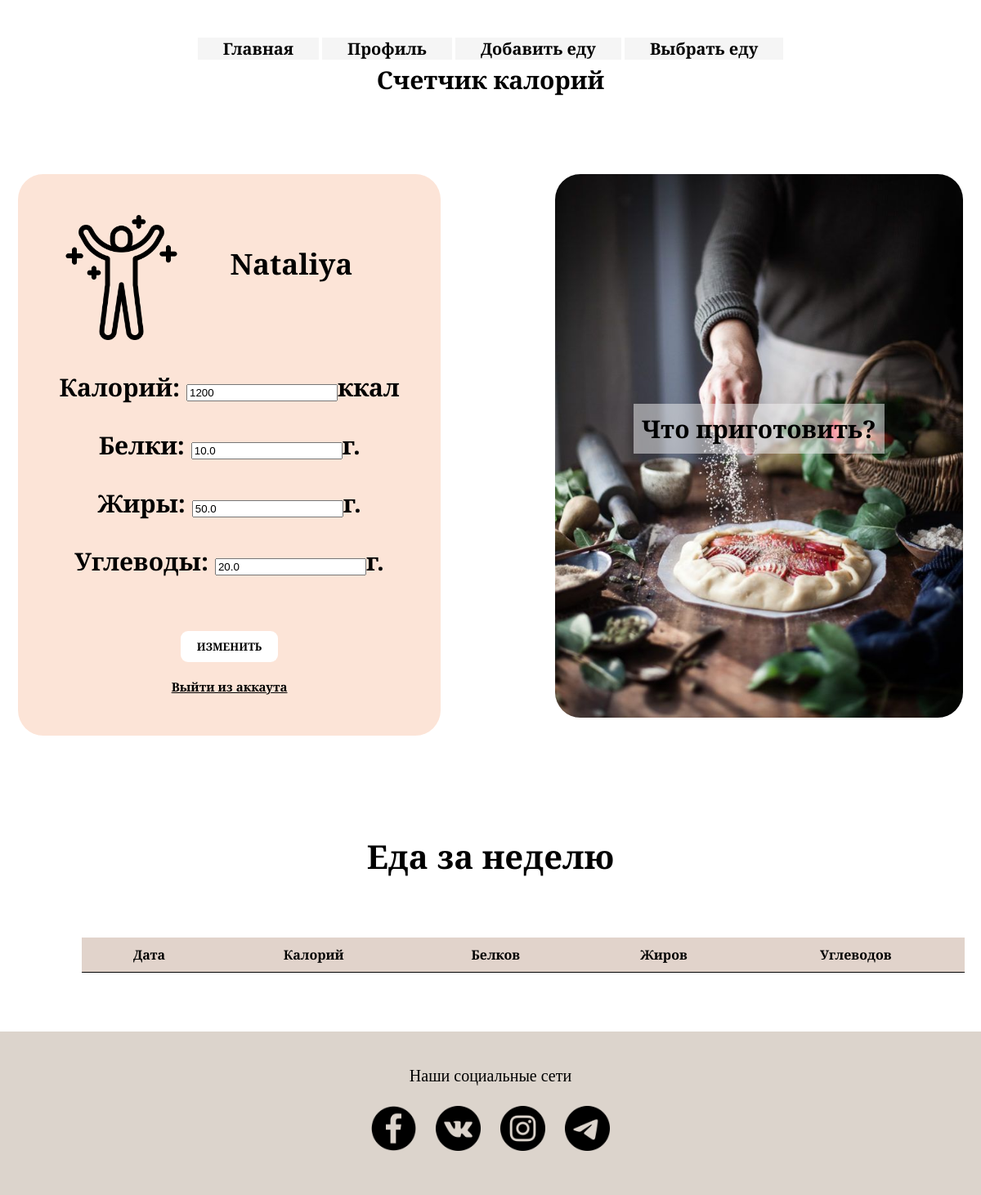
Screenshot of /profile/ (signed in) with the database file from the repository.
### calories/models.py (models this page shows, shortened)
class Profile(models.Model):
    person_of = models.ForeignKey(User, null=True, on_delete=models.CASCADE)
    calorie_count = models.FloatField(default=0, null=True, blank=True)
    proteins_count = models.FloatField(default=0)
    fats_count = models.FloatField(default=0)
    carbs_count = models.FloatField(default=0)
    food_selected = models.ForeignKey(Food, on_delete=models.CASCADE, null=True, blank=True)
    quantity = models.FloatField(default=0)
    total_calorie = models.FloatField(default=0, null=True)
    total_proteins = models.FloatField(default=0, null=True)
    total_fats = models.FloatField(default=0, null=True)
    total_carbs = models.FloatField(default=0, null=True)
    date = models.DateField(auto_now_add=True)
    calorie_goal = models.PositiveIntegerField(default=0)
    proteins_goal = models.PositiveIntegerField(default=0)  # Цель по белкам
    fats_goal = models.PositiveIntegerField(default=0)  # Цель по жирам
    carbs_goal = models.PositiveIntegerField(default=0)  # Цель по углеводам
    all_food_selected_today = models.ManyToManyField(Food, through='PostFood', related_name='inventory')

### calories/views.py (the view)
# urls.py: path('profile/', ProfilePage, name='profile'),
@login_required
def ProfilePage(request):
    person = Profile.objects.filter(person_of=request.user).last()
    food_items = Food.objects.filter(person_of=request.user)
    form = ProfileForm(instance=person)
    if request.method == 'POST':
        form = ProfileForm(request.POST, instance=person)
        if form.is_valid():
            form.save()
            return redirect('profile')
    else:
        form = ProfileForm(instance=person)
    some_day_last_week = timezone.now().date() - timedelta(days=7)
    records = Profile.objects.filter(date__gte=some_day_last_week, date__lt=timezone.now().date(),
                                     person_of=request.user)
    context = {'form': form,
               'food_items': food_items,
               'records': records}
    return render(request, 'profile.html', context)

### calories/forms.py
class ProfileForm(forms.ModelForm):
    class Meta:
        model = Profile
        fields = ('calorie_goal', 'proteins_goal', 'fats_goal', 'carbs_goal')

### templates/profile.html (shortened to what this page needs)
{% extends 'base.html' %}
{% load static %}
{% block css_additional %}
<link href=" {% static 'css/profile.css' %} "rel="stylesheet">
{% endblock %}
{% block header%}
<header class="header">
        <div class="container">
            <div class="header-nav">
                <nav class="nav">
                    <ul class="nav-list">
                        {% with url_name=request.resolver_match.url_name %}
                        <li class="left-item"><a href="{% url 'home' %}">Главная</a></li>
                        <li class="left-item"><a href="{% url 'profile' %}">Профиль</a></li>
                        <li class="right-item"><a href="{% url 'add_food' %}">Добавить еду</a></li>
                        <li class="right-item"><a href="{% url 'select_food' %}">Выбрать еду</a></li>
                        {% endwith %}
                    </ul>
                </nav>
            </div>
        </div>
        <div class="nav-logo">
           <a href="{% url 'index' %}" class="nl">Счетчик калорий</a>
        </div>
</header>
{% endblock %}
{% block content_one %}
<main>
    <div class="post-wrap">
        <div class="post-item">
            <div class="item-content">
                <div class="item-body">
                    <div class="item-icon">
                        <img src="{% static 'img/person.png' %}">
                        <h3>{{ request.user }}</h3>
                    </div>
                    <form method="POST" action="">
                    <div class="content-one">
                        <p>Калорий: {{ form.calorie_goal }}ккал</p>
                        <p>Белки: {{ form.proteins_goal }}г.</p>
                        <p>Жиры: {{ form.fats_goal }}г.</p>
                        <p>Углеводы: {{ form.carbs_goal }}г.</p>
                        <div class="item-footer"><input class="btn" type="submit" value="Изменить"></div>
                        <div class="logout"><a href="{% url 'logout' %}">Выйти из аккаута</a></div>
                    </div>
                    </form>
                </div>
            </div>
        </div>
        <div class="post-item">
            <div class="place"></div>
        </div>
        <div class="post-item">
            <div class="item-content-recept">
                <div class="item-body">
                    <div class="item-icon-recept">
                        <p class="txt-recept">Что приготовить?</p>
                    </div>
                    <div class="item-footer"><a href="https://receptor.top/recepti" class="link"><span>Перейти</span></a></div>
                </div>
            </div>
        </div>
    </div>
    <h1 class="logo-week"> Еда за неделю </h1>
    <div class="table-week">
        <table>
            <thead>
                <tr>
                    <th>Дата</th>
                    <th>Калорий</th>
                    <th>Белков</th>
                    <th>Жиров</th>
                    <th>Углеводов</th>
                </tr>
            </thead>
        </table>
    </div>
</main>
{% endblock %}
{% block footer %}
<footer class="foot">
    <div class="foot-txt">Наши социальные сети</div>
    <div class="foot-img">
        <a href=""><img src="{% static 'img/facebook.png' %}"></a>
        <a href=""><img src="{% static 'img/vk.png' %}"></a>
        <a href=""><img src="{% static 'img/insta.png' %}"></a>
        <a href=""><img src="{% static 'img/telegram.png' %}"></a>
    </div>
</footer>
{% endblock %}

### static/css/base.css (style rules this page uses)
body { font-family: 'Playfair Display SC', serif; margin: 0; padding: 0; }

### static/css/profile.css (style rules this page uses)
a { color: #000000; text-decoration: none; }
.container { max-width: 1600px; padding: 0 100px; margin: 0 auto; line-height: 31px; }
.header { padding-top: 46px; padding-bottom: 80px; }
.nav { position: relative; }
.nav-list { list-style: none; margin: 0; padding: 0; }
.nav-list a { background-color: #F5F5F5; text-decoration: none; display: block; padding: 0 40px; font-size: 20px; font-weight: 700; color: #000000; transition: .3s linear; }
.left-item { float: left; }
.right-item { float: right; }
.nav-logo { text-align: center; }
.nl { font-size: 30px; font-weight: bold; }
.post-wrap { margin: 0 auto; display: flex; justify-content: center; flex-wrap: wrap; max-width: 1999px; }
.post-item { padding: 15px; cursor: pointer; }
.post-item * { transition: .3s linear; }
.item-content { background: #FCE4D7; padding: 50px; border-radius: 31px; }
.item-icon { display: inline-block; }
.item-icon img { max-width: 153px; max-height: 168px; }
.content-one { text-align: center; font-weight: bold; }
.logout { font-size: 15px; text-decoration: underline; }
.item-body { color: #000000; font-size: 30px; }
.item-body h3 { float: right; font-weight: bold; margin-left: 56px; transition-delay: .05s; }
.item-body p { transition-delay: .1s; }
.item-content-recept { padding: 251px 96px; border-radius: 31px; background-image: url(/static/img/recept.jpg); background-size: cover; background-position: center; }
.item-icon-recept { display: inline-block; }
.item-icon-recept p { padding: 10px; background-color: rgb(245, 245, 245, 0.5); }
.txt-recept { float: center; font-weight: bold; }
.item-footer { padding-top: 15px; display: flex; justify-content: center; }
.btn { font-weight: bold; text-align: center; background-color:#ffffff; outline: none; border: 0; padding: 10px 20px; text-transform: uppercase; margin: 20px 0; border-radius: 9px; cursor: pointer; position: relative; font-family: 'Playfair Display SC', serif; }
.link { text-decoration: none; display: inline-block; overflow: hidden; position: relative; padding-right: 30px; font-size: 20px; text-transform: uppercase; font-weight: 800; }
.place { padding:40px; }
.table-week { box-sizing: border-box; }
table { border-collapse: collapse; text-align: center; width: 90%; margin: 72px 100px; }
table tr { background: #E1D3CB; border-bottom: 1px solid }
table th, table td { padding: 10px 20px; }
.logo-week { margin-top: 105px; font-size: 40px; font-weight: bold; text-align: center; }
.foot { text-align: center; background-color: #DCD4CC; }
.foot-txt { font-size: 25px; padding-top: 43px; padding-bottom: 25px; }
.foot-img { padding-bottom: 58px; letter-spacing: 30px; }
.foot-img img { max-width: 70px; max-height: 70px; }
@media (max-width: 1256px) { .container { max-width: 1348px; padding: 0 50px; } }
@media (max-width: 1256px) { .nav-list { text-align: center; } }
@media (max-width: 1256px) { .nav-list li { float: none; display: inline-block; } }
@media (max-width: 1256px) { .nav-list a { line-height: normal; padding: 0 31px; font-size: 20px; } }
@media (max-width: 1256px) { .foot-img img { max-width: 55px; max-height: 55px; } }
@media (max-width: 1256px) { .foot-txt { font-size: 20px; } }
@media (max-width: 1256px) { .foot-img { padding-bottom: 50px; letter-spacing: 20px; } }

### rows the page displays
Profile: calorie_goal "1200", proteins_goal "10.0", fats_goal "50.0", carbs_goal "20.0"

### other values shown
{{ request.user }} "Nataliya"
